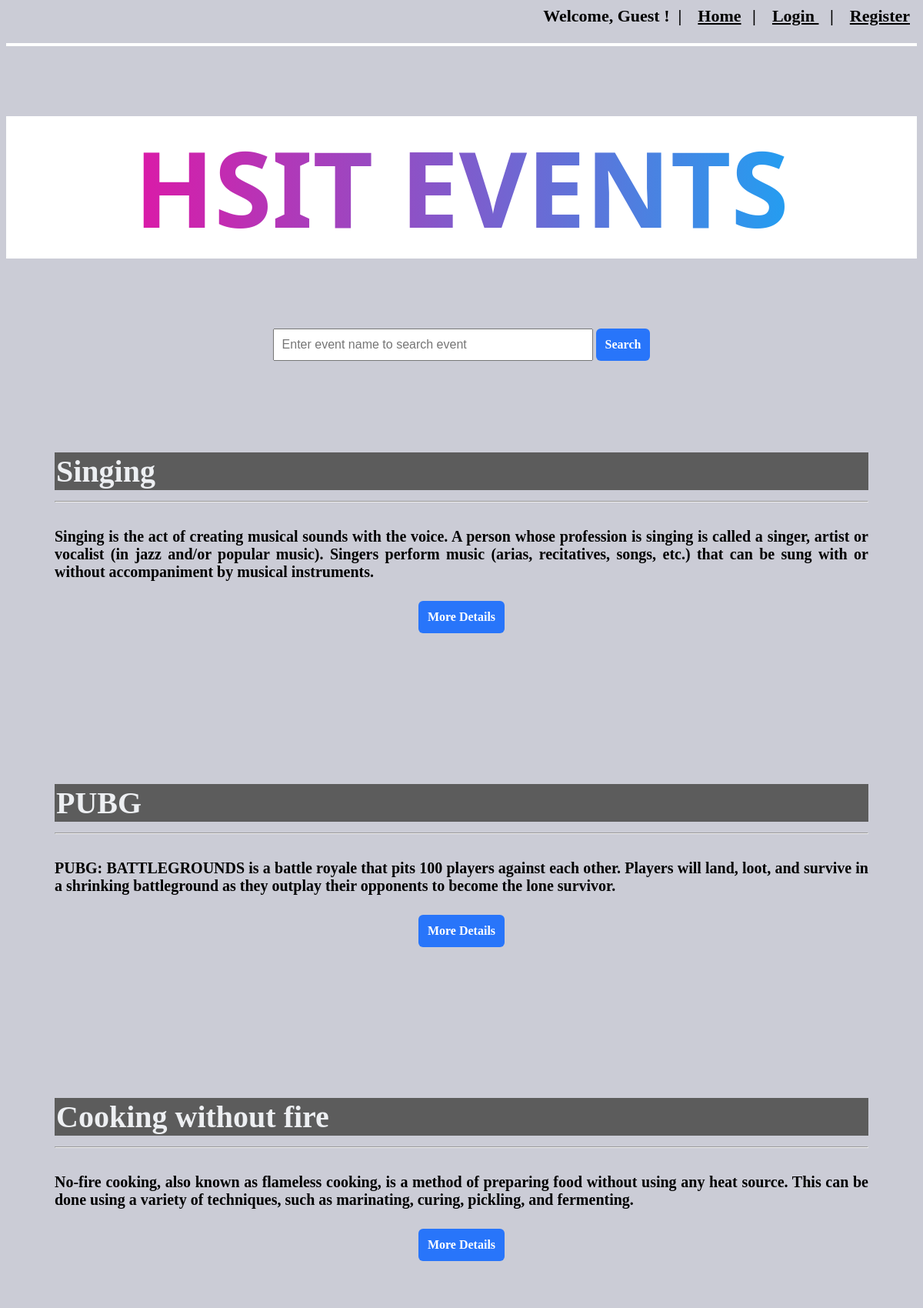
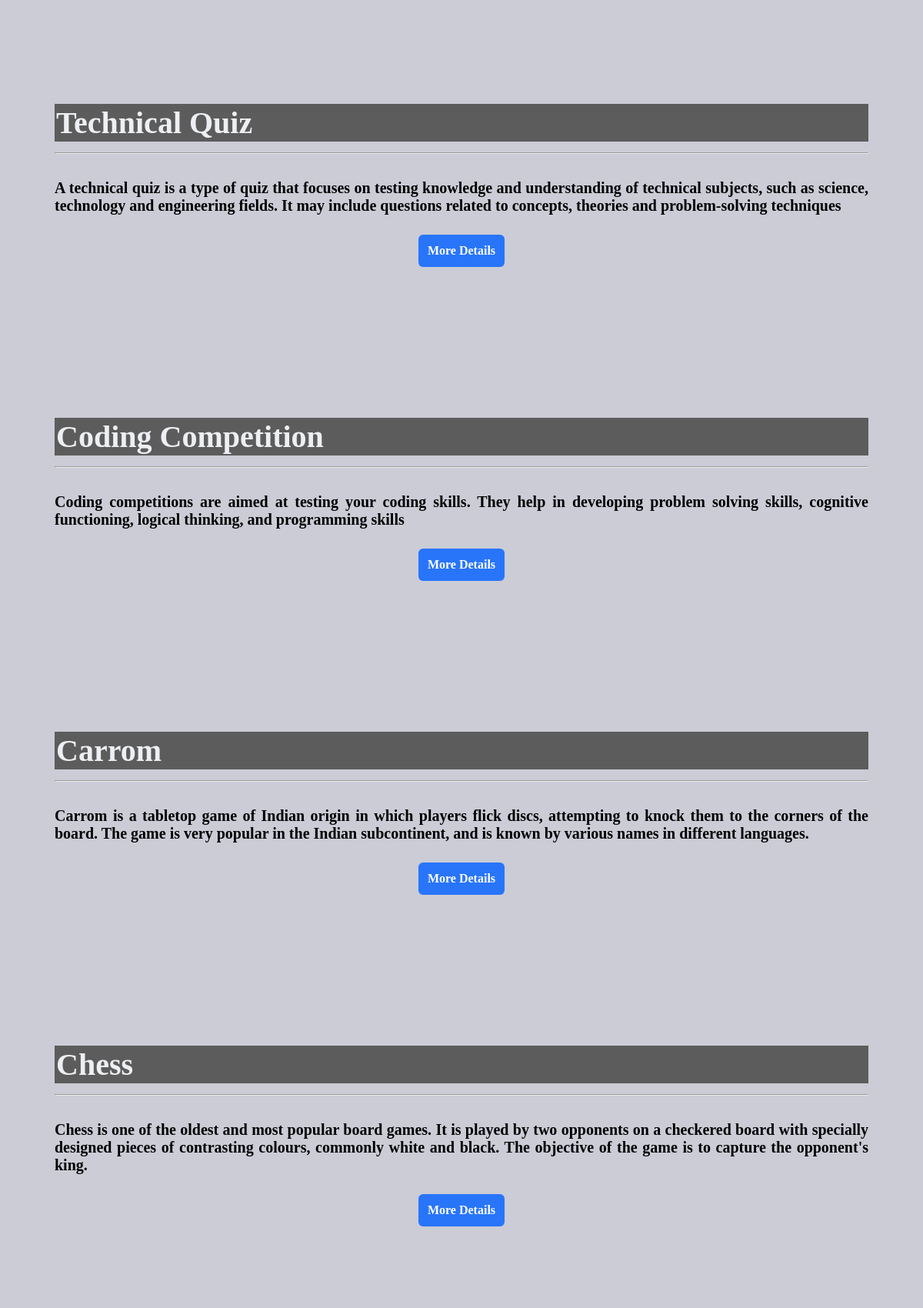
The page / (upper part) on the database its author committed (2 pictures, top to bottom).
### tables this page shows
CREATE TABLE `event_details` (
  `EventID` int(10) NOT NULL,
  `EventName` varchar(100) NOT NULL,
  `EventDate` date NOT NULL,
  `EventTime` time NOT NULL,
  `EventCategory` varchar(100) NOT NULL,
  `EventDescription` text NOT NULL,
  `EventTicketPrice` double NOT NULL,
  `EventTicketTotal` int(11) NOT NULL,
  `EventTicketSold` int(11) NOT NULL,
  `VenueID` int(10) NOT NULL,
  `UserID` varchar(10) NOT NULL,
  `img_link` text DEFAULT NULL
);

### index.php (the view, shortened to what this page needs)
<?php
	include "database/connect.php";
	include 'session.php';
?>
<html>
<head>
</head>
<body>
	<nav>
	</nav>
	<div>
	<div>
	<div class="top">
		<h1>HSIT EVENTS</h1>
	</div>
	<div class="search" style="text-align: center">
		<form action="event_detail.php" method="POST" >
			<input type="text" size="40" name="searchevent" placeholder="Enter event name to search event" style="font-size: 16px;padding: 10px" />
			<input type="submit" name="search" value="Search"/>
		</form>
	</div>
	<div class="content" align="center">
		<?php
			$conn = mysqli_connect($servername, $username, $password, $dbname);
			$read_DB = "SELECT * FROM event_details ORDER BY EventDate DESC";
			$result = mysqli_query($conn, $read_DB);
			if($result){
    			while($row = mysqli_fetch_array($result, MYSQLI_ASSOC)){
    				echo "<form action='event_detail.php' method='POST'><table>";
        			echo "<tr><td><input class ='event_name'  type='text' name='eventname' value='".$row['EventName']."' size=65 readonly></td></tr>";
        			echo "<tr><td><span  style='font-size:20px'><hr><br>". $row['EventDescription']."</td></tr>";
        			echo "<tr><td><br></td></tr>";
        			echo "<tr><td style='text-align:center'><input type='submit' name='more_detail' value='More Details'/></td></tr>";
        			echo "<tr><td><br></td></tr>";
        			echo "</table></form><br>";
    			}
			}
		?>
	</div>
</body>
</html>

### index.php (style rules this page uses)
body { background-color:#cbccd6; z-index: 2; }
.text,h1 { font-family: system-ui, -apple-system, BlinkMacSystemFont, 'Segoe UI', Roboto, Oxygen, Ubuntu, Cantarell, 'Open Sans', 'Helvetica Neue', sans-serif; font-weight: 800; font-size:400%; background: linear-gradient(to right,rgb(255, 0, 153),rgb(0, 183, 255),rgb(0, 255, 204)); background-size: 200% auto; -webkit-background-clip: text; color: transparent; animation: gradient 3s linear infinite; }
.top { font-size: 34px; width:auto; display:inline block; font-family: Helvetica; text-align: center; align-items:center; background-color:white; }
form { margin-left: 60px; margin-top: 15px; margin-right: 60px; }
input[type=submit] { padding: 12px; color: white; border: none; border-radius:6px; background-color: #2875fa; font-weight: 900; font-family: Times New Roman; font-size: 16px; text-align: center; width: auto; }
table { text-align:justify; border-bottom:line; }
.event_name { font-family: Times New Roman; border-style: none; width:100%; background-color:#5c5c5c; font-size: 40px; font-weight:bold; color:#edeff2; margin-top: 100px; }
table td { color:black; font-weight:bold; }
.content { font-size:25px; }
nav { background-color:white; height:4px; }

### rows shown on the page
event_details: eventname "Singing", EventDescription "Singing is the act of creating musical sounds with the voice. A person whose profession is singing is called a singer, artist or vocalist (in jazz and/or popular music). Singers perform music (arias, recitatives, songs, etc.) that can be sung with or without accompaniment by musical instruments."
event_details: eventname "PUBG", EventDescription "PUBG: BATTLEGROUNDS is a battle royale that pits 100 players against each other. Players will land, loot, and survive in a shrinking battleground as they outplay their opponents to become the lone survivor."
event_details: eventname "Cooking without fire", EventDescription "No-fire cooking, also known as flameless cooking, is a method of preparing food without using any heat source. This can be done using a variety of techniques, such as marinating, curing, pickling, and fermenting."
event_details: eventname "Technical Quiz", EventDescription "A technical quiz is a type of quiz that focuses on testing knowledge and understanding of technical subjects, such as science, technology and engineering fields. It may include questions related to concepts, theories and problem-solving techniques"
event_details: eventname "Coding Competition", EventDescription "Coding competitions are aimed at testing your coding skills. They help in developing problem solving skills, cognitive functioning, logical thinking, and programming skills"
event_details: eventname "Carrom", EventDescription "Carrom is a tabletop game of Indian origin in which players flick discs, attempting to knock them to the corners of the board. The game is very popular in the Indian subcontinent, and is known by various names in different languages."
event_details: eventname "Chess", EventDescription "Chess is one of the oldest and most popular board games. It is played by two opponents on a checkered board with specially designed pieces of contrasting colours, commonly white and black. The objective of the game is to capture the opponent's king."
